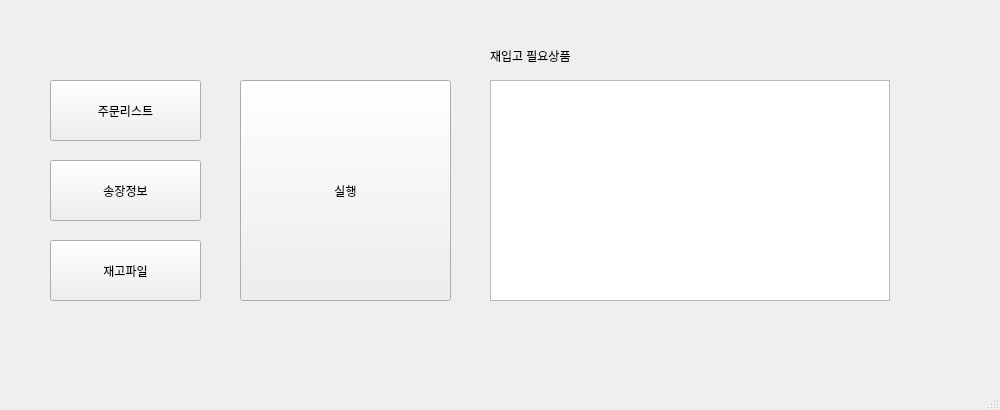
<?xml version="1.0" encoding="UTF-8"?>
<ui version="4.0">
 <class>MainWindow</class>
 <widget class="QMainWindow" name="MainWindow">
  <property name="geometry">
   <rect>
    <x>0</x>
    <y>0</y>
    <width>1000</width>
    <height>410</height>
   </rect>
  </property>
  <property name="windowTitle">
   <string>MainWindow</string>
  </property>
  <widget class="QWidget" name="centralwidget">
   <widget class="QPushButton" name="orderListButton">
    <property name="geometry">
     <rect>
      <x>50</x>
      <y>80</y>
      <width>151</width>
      <height>61</height>
     </rect>
    </property>
    <property name="text">
     <string>주문리스트</string>
    </property>
   </widget>
   <widget class="QPushButton" name="executeButton">
    <property name="geometry">
     <rect>
      <x>240</x>
      <y>80</y>
      <width>211</width>
      <height>221</height>
     </rect>
    </property>
    <property name="text">
     <string>실행</string>
    </property>
   </widget>
   <widget class="QPushButton" name="stockManageButton">
    <property name="geometry">
     <rect>
      <x>50</x>
      <y>240</y>
      <width>151</width>
      <height>61</height>
     </rect>
    </property>
    <property name="text">
     <string>재고파일</string>
    </property>
   </widget>
   <widget class="QPushButton" name="packageNumberButton">
    <property name="geometry">
     <rect>
      <x>50</x>
      <y>160</y>
      <width>151</width>
      <height>61</height>
     </rect>
    </property>
    <property name="text">
     <string>송장정보</string>
    </property>
   </widget>
   <widget class="QTableWidget" name="reStockingListTable">
    <property name="geometry">
     <rect>
      <x>490</x>
      <y>80</y>
      <width>400</width>
      <height>221</height>
     </rect>
    </property>
   </widget>
   <widget class="QLabel" name="label">
    <property name="geometry">
     <rect>
      <x>490</x>
      <y>40</y>
      <width>221</width>
      <height>31</height>
     </rect>
    </property>
    <property name="text">
     <string>재입고 필요상품</string>
    </property>
   </widget>
  </widget>
  <widget class="QMenuBar" name="menubar">
   <property name="geometry">
    <rect>
     <x>0</x>
     <y>0</y>
     <width>833</width>
     <height>36</height>
    </rect>
   </property>
  </widget>
  <widget class="QStatusBar" name="statusbar"/>
 </widget>
 <resources/>
 <connections/>
</ui>
